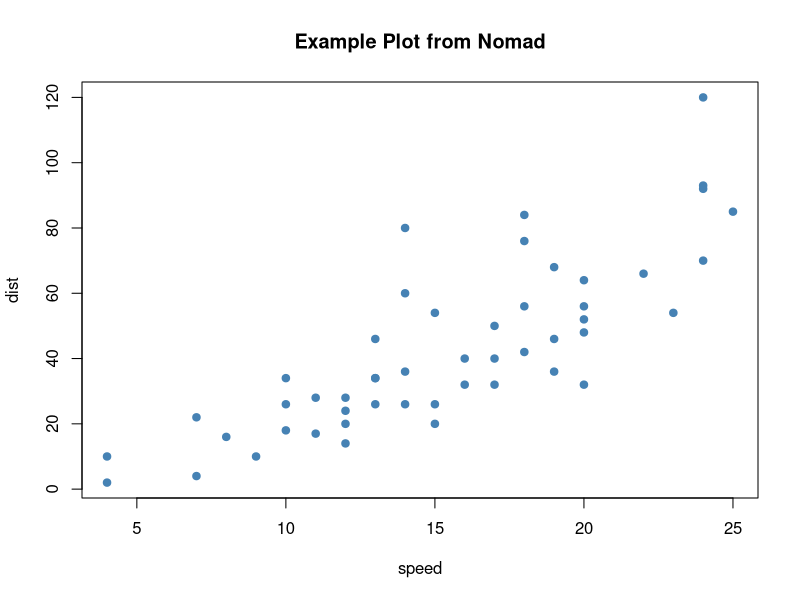

Generate this figure with R:
# plot_output.R - Generate a plot saved to /output/
# To use this, mount an output directory into the container.
# The default setup only mounts the script; extend the job spec
# to also mount an output directory if you need file output.

output_dir <- "/output"
if (!dir.exists(output_dir)) {
    dir.create(output_dir, recursive = TRUE)
}

png(file.path(output_dir, "plot.png"), width = 800, height = 600)
plot(cars, main = "Example Plot from Nomad", col = "steelblue", pch = 19)
dev.off()

cat("Plot saved to", file.path(output_dir, "plot.png"), "\n")
